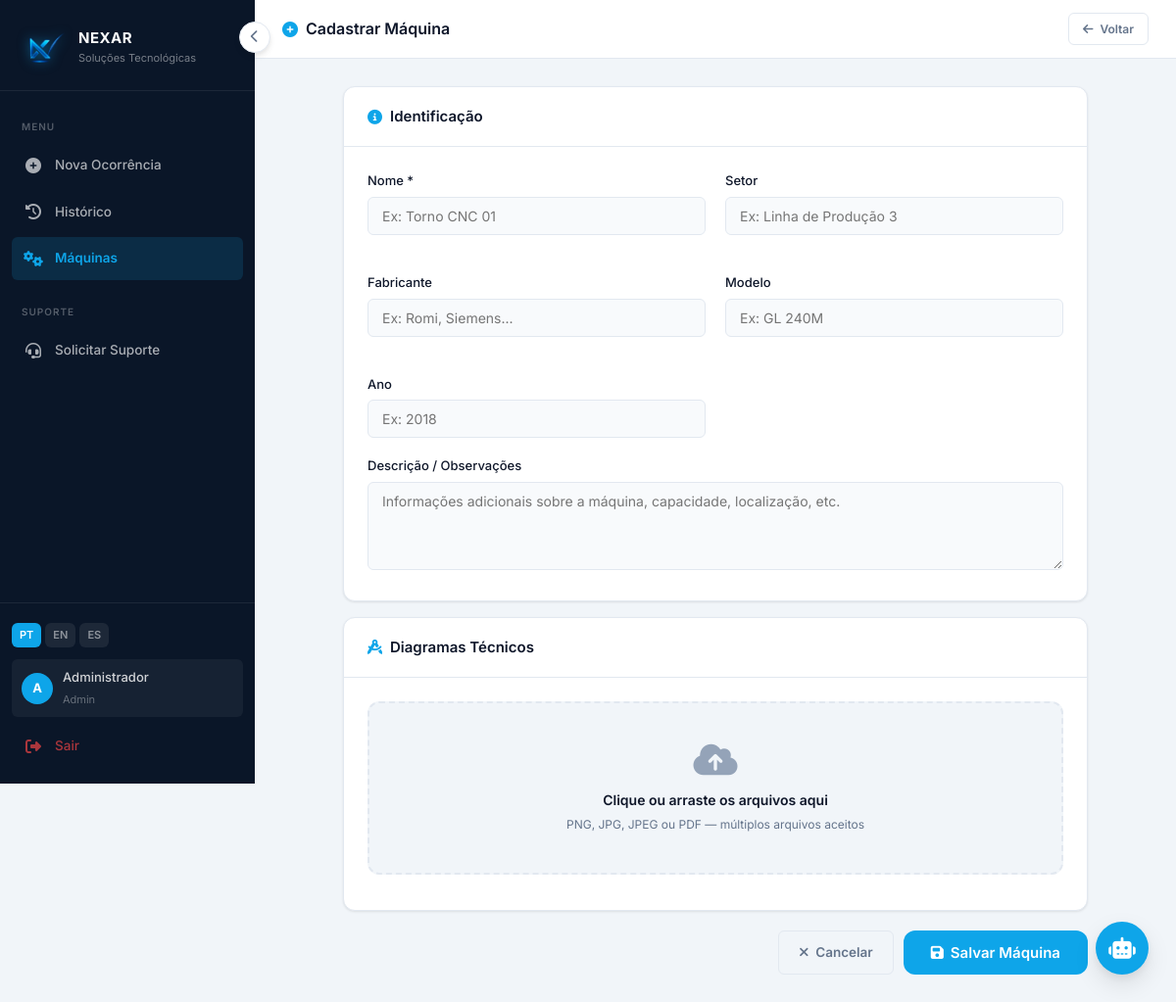
The page /maquinas/cadastro (signed in) on the database its author committed.
### tables this page shows
CREATE TABLE usuarios (
            id INTEGER PRIMARY KEY AUTOINCREMENT,
            nome TEXT NOT NULL,
            email TEXT UNIQUE NOT NULL,
            senha_hash TEXT NOT NULL,
            perfil TEXT DEFAULT 'operador',
            ativo INTEGER DEFAULT 1,
            criado_em DATETIME DEFAULT CURRENT_TIMESTAMP
        );

### app.py (the view, shortened to what this page needs)
@app.route("/maquinas/cadastro", methods=["GET", "POST"])
@login_required
def cadastro_maquina():
    return render_template("cadastro_maquina.html")

### app.py (called while the page is built)
def get_db():
    conn = sqlite3.connect("qrqc.db")
    conn.row_factory = sqlite3.Row
    return conn

@login_manager.user_loader
def load_user(user_id):
    conn = get_db()
    u = conn.execute("SELECT * FROM usuarios WHERE id = ?", (user_id,)).fetchone()
    conn.close()
    if u:
        return User(u["id"], u["nome"], u["email"], u["perfil"])
    return None

@app.context_processor
def inject_globals():
    lang = session.get("lang", "pt")
    return {"t": TRANSLATIONS.get(lang, TRANSLATIONS["pt"]), "lang": lang}

### templates/cadastro_maquina.html (shortened to what this page needs)
{% extends 'menu.html' %}
{% block content %}
<div class="topbar">
  <div class="topbar-title">
    <i class="fas fa-plus-circle"></i> {{ t.cadastrar_maquina }}
  </div>
  <div class="topbar-actions">
    <a href="{{ url_for('maquinas') }}" class="btn btn-outline btn-sm">
      <i class="fas fa-arrow-left"></i> Voltar
    </a>
  </div>
</div>
<div class="page-body">
  <div style="max-width:760px; margin:0 auto;">
    <form action="{{ url_for('cadastro_maquina') }}" method="POST" enctype="multipart/form-data">
      <div class="card" style="margin-bottom:16px;">
        <div class="card-header">
          <span class="card-title"><i class="fas fa-info-circle"></i> Identificação</span>
        </div>
        <div class="card-body">
          <div class="grid-2">
            <div class="form-group">
              <label class="form-label">{{ t.nome }} *</label>
              <input type="text" name="nome" class="form-control"
                     placeholder="Ex: Torno CNC 01" required />
            </div>
            <div class="form-group">
              <label class="form-label">{{ t.setor }}</label>
              <input type="text" name="setor" class="form-control"
                     placeholder="Ex: Linha de Produção 3" />
            </div>
            <div class="form-group">
              <label class="form-label">{{ t.fabricante }}</label>
              <input type="text" name="fabricante" class="form-control"
                     placeholder="Ex: Romi, Siemens..." />
            </div>
            <div class="form-group">
              <label class="form-label">{{ t.modelo }}</label>
              <input type="text" name="modelo" class="form-control"
                     placeholder="Ex: GL 240M" />
            </div>
            <div class="form-group">
              <label class="form-label">{{ t.ano }}</label>
              <input type="text" name="ano" class="form-control" placeholder="Ex: 2018" />
            </div>
          </div>
          <div class="form-group" style="margin-bottom:0;">
            <label class="form-label">Descrição / Observações</label>
            <textarea name="descricao" class="form-control" rows="3"
                      placeholder="Informações adicionais sobre a máquina, capacidade, localização, etc."></textarea>
          </div>
        </div>
      </div>
      <div class="card" style="margin-bottom:20px;">
        <div class="card-header">
          <span class="card-title"><i class="fas fa-drafting-compass"></i> {{ t.diagramas }}</span>
        </div>
        <div class="card-body">
          <div id="dropZone" style="
            border: 2px dashed var(--border);
            border-radius: var(--radius);
            padding: 40px 24px;
            text-align: center;
            cursor: pointer;
            transition: var(--transition);
            background: var(--bg-page);
          "
          ondragover="event.preventDefault(); this.style.borderColor='var(--primary)'"
          ondragleave="this.style.borderColor='var(--border)'"
          ondrop="handleDrop(event)"
          onclick="document.getElementById('diagramasInput').click()">
            <i class="fas fa-cloud-upload-alt" style="font-size:36px; color:var(--text-light); margin-bottom:12px; display:block;"></i>
            <p style="font-size:14px; font-weight:600; color:var(--text); margin-bottom:4px;">
              Clique ou arraste os arquivos aqui
            </p>
            <p style="font-size:12px; color:var(--text-muted);">
              PNG, JPG, JPEG ou PDF — múltiplos arquivos aceitos
            </p>
          </div>
        </div>
      </div>
      <div style="display:flex; justify-content:flex-end; gap:10px;">
        <a href="{{ url_for('maquinas') }}" class="btn btn-outline">
          <i class="fas fa-times"></i> {{ t.cancelar }}
        </a>
        <button type="submit" class="btn btn-primary btn-lg">
          <i class="fas fa-save"></i> Salvar Máquina
        </button>
      </div>
    </form>
  </div>
</div>
{% endblock %}

### templates/menu.html (shortened to what this page needs)
<!DOCTYPE html>
<html lang="{{ lang }}">
<head>
  <link rel="stylesheet" href="/static/css/design-system.css" />
  <link rel="stylesheet" href="https://cdnjs.cloudflare.com/ajax/libs/font-awesome/6.5.0/css/all.min.css" />
</head>
<body>
<div class="app-wrapper">
  <aside class="sidebar" id="sidebar">
    <div class="sidebar-logo">
      <img src="/static/assets/img/nexar_logo_clean.png" alt="Nexar" />
      <div class="sidebar-logo-text">
        <h4>NEXAR</h4>
        <p>Soluções Tecnológicas</p>
      </div>
    </div>
    <nav class="sidebar-nav">
      <span class="nav-label">Menu</span>
      <a href="{{ url_for('telaInicial') }}"
         class="nav-item {% if request.endpoint == 'telaInicial' %}active{% endif %}">
        <i class="fas fa-plus-circle"></i>
        <span>{{ t.nova_ocorrencia }}</span>
      </a>
      <a href="{{ url_for('historico') }}"
         class="nav-item {% if request.endpoint == 'historico' %}active{% endif %}">
        <i class="fas fa-history"></i>
        <span>{{ t.historico }}</span>
      </a>
      <a href="{{ url_for('maquinas') }}"
         class="nav-item {% if 'maquina' in request.endpoint %}active{% endif %}">
        <i class="fas fa-cogs"></i>
        <span>{{ t.maquinas }}</span>
      </a>
      <span class="nav-label" style="margin-top:8px">Suporte</span>
      <a href="{{ url_for('solicitacao') }}"
         class="nav-item {% if request.endpoint == 'solicitacao' %}active{% endif %}">
        <i class="fas fa-headset"></i>
        <span>{{ t.solicitar_suporte }}</span>
      </a>
    </nav>
    <div class="sidebar-footer">
      <div class="lang-selector">
        <a href="{{ url_for('set_lang', lang='pt') }}"
           class="lang-btn {% if lang == 'pt' %}active{% endif %}">PT</a>
        <a href="{{ url_for('set_lang', lang='en') }}"
           class="lang-btn {% if lang == 'en' %}active{% endif %}">EN</a>
        <a href="{{ url_for('set_lang', lang='es') }}"
           class="lang-btn {% if lang == 'es' %}active{% endif %}">ES</a>
      </div>
      <div class="user-chip">
        <div class="user-avatar">
          {{ current_user.nome[0].upper() if current_user.is_authenticated else 'U' }}
        </div>
        <div class="user-info-text">
          <p>{{ current_user.nome if current_user.is_authenticated else 'Usuário' }}</p>
          <span>{{ current_user.perfil.title() if current_user.is_authenticated else '' }}</span>
        </div>
      </div>
      <a href="{{ url_for('logout') }}" class="nav-item" style="color: rgba(239,68,68,.7);">
        <i class="fas fa-sign-out-alt"></i>
        <span>{{ t.sair }}</span>
      </a>
    </div>
  </aside>
  <button class="sidebar-toggle" id="sidebarToggle" onclick="toggleSidebar()">
    <i class="fas fa-chevron-left"></i>
  </button>
  <div class="main-content" id="mainContent">
    {% block content %}{% endblock %}
  </div>
</div>
<button class="chat-fab" id="chatFab" onclick="toggleChat()" title="{{ t.assistente }}">
  <i class="fas fa-robot"></i>
</button>
</body>
</html>

### rows shown on the page
usuarios: nome "A", nome "Administrador", perfil "Admin"

### other values the page prints
{{ t.nova_ocorrencia }} "Nova Ocorrência"
{{ t.historico }} "Histórico"
{{ t.maquinas }} "Máquinas"
{{ t.solicitar_suporte }} "Solicitar Suporte"
{{ t.sair }} "Sair"
{{ t.cadastrar_maquina }} "Cadastrar Máquina"
{{ t.nome }} "Nome"
{{ t.setor }} "Setor"
{{ t.fabricante }} "Fabricante"
{{ t.modelo }} "Modelo"
{{ t.ano }} "Ano"
{{ t.diagramas }} "Diagramas Técnicos"
{{ t.cancelar }} "Cancelar"
